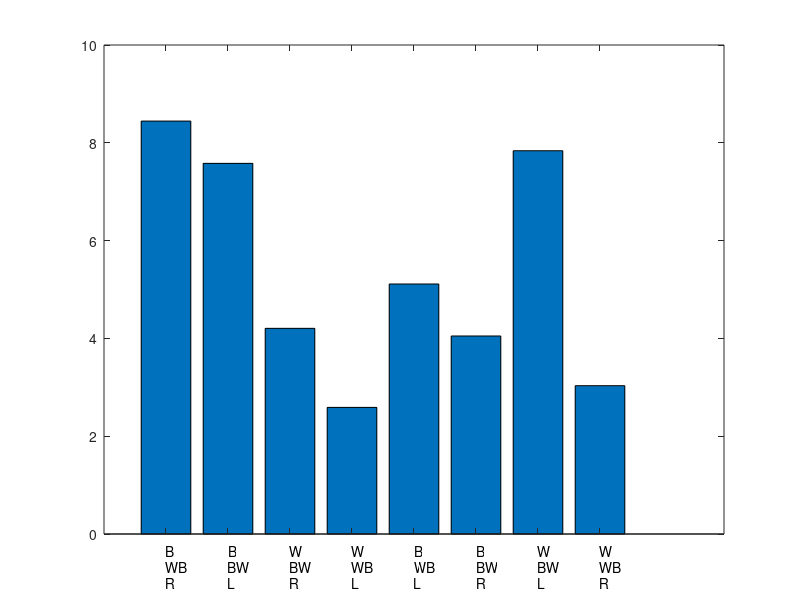

This figure's MATLAB source: (Note: this script raises an error after producing the figure.)
function GlmForNoah
    
    rng(0);

    lambda = 10*rand(1,8); % expected spike counts for 8 trial types
    
    x_txt = {'B','B','W','W','B','B','W','W';
             'WB','BW','BW','WB','WB','BW','BW','WB';
             'R','L','R','L','L','R','L','R',};
              
    figure(1)
    % plot(0:8,0:8,'k--');
    bar(1:8,lambda);
    set(gca,'XTick',1:8,'XTickLabel',[]);
    for i = 1:8
        text(i,-1/3,x_txt{1,i});
        text(i,-2/3,x_txt{2,i});
        text(i,-3/3,x_txt{3,i});
    end

    dm = [-1  -1   1   1  -1  -1   1   1; % sample
          -1   1   1  -1  -1   1   1  -1; % test
           1  -1   1  -1  -1   1  -1   1]'; % choice
       
    dm2 = randn(8,20);
    % dm2 = double(randn(8,100)>0);
    % dm2(dm2==0) = -1;
        
    n_trial = 200;
    n_trial_cuePos = n_trial/4;
    p_cor = 0.8;
    
    correct_v = false(n_trial_cuePos,1);
    correct_v(1:n_trial_cuePos*p_cor) = true;
    
    cuePos = [];
    correct = [];
    
    for gi = 1:4
        cuePos = [cuePos;gi*ones(n_trial_cuePos,1)];
        correct = [correct;correct_v];
    end
    
    cuePos8 = round(cuePos + 4*(1-correct))';
        
    %%%%%%%%%%%%%%%%%%%%%%%%%%%%%%%%%%%%%%%%%%%%%%%%%%%%%%%%%%%%%%%%%%%%%%%
    %                  Cross validation parameters                        %
    %%%%%%%%%%%%%%%%%%%%%%%%%%%%%%%%%%%%%%%%%%%%%%%%%%%%%%%%%%%%%%%%%%%%%%%
    n_split = 5; % number of train/test repeats (use 1 for debugging)
    frac_train = 0.8; % fraction of training trais among all valid trials
    n_fold = 10; % number of cross-validation folds within trainig trials
    
    split_ind = [];
    trial_ind_all = [];
    cuePosSorted = [];
    for gi = 1:8 % loop through cuePos8
        trial_ind_cuePos = find(cuePos8==gi);
        if ~isempty(trial_ind_cuePos)
            n_trial_cuePos8 = length(trial_ind_cuePos);
            split_ind = [split_ind,crossvalind('kfold',n_trial_cuePos8,n_split)'];
            trial_ind_all = [trial_ind_all,trial_ind_cuePos];
            cuePosSorted = [cuePosSorted,gi*ones(1,n_trial_cuePos8)];
        end
    end

    for si = 1:n_split
        pick_test = split_ind==si;
        trial_ind_train{si} = trial_ind_all(~pick_test);
        trial_ind_test{si}  = trial_ind_all(pick_test);
        cuePosSorted_train{si} = cuePosSorted(~pick_test);
    end

    for si = 1:n_split
        fold_ind{si} = [];
        n_folds(si) = n_fold;
        for gi = 1:8
            n = sum(cuePosSorted_train{si}==gi);
            if n>0
                fold_ind{si} = [fold_ind{si},crossvalind('kfold', n, n_fold)'];
            end
        end
    end
    
    for gi = 1:8
        pick = cuePos8==gi;
        y(pick,1) = poissrnd(lambda(gi),sum(pick),1);
    end
    
    opts = struct('alpha', 0.95, 'lambda_min', exp(-6),'thresh',1E-6,'offset', [], 'intr', 1, 'standardize', 0);
    options = glmnetSet(opts);
    distr = 'poisson';
    n_fold = 10;
    
    X = dm(cuePos8,:);
    % X = eye(n_trial);
    X = [X,eye(n_trial)];
    
    X_train = X(trial_ind_train{1},:);
    y_train = y(trial_ind_train{1});
    X_test = X(trial_ind_test{1},:);
    y_test = y(trial_ind_test{1});
    
    %% GLM is trained on the training set and evaluated on the TRAINING set
    options.data2eval = 'train';
    cvobj = cvglmnet(X_train, y_train, distr, options, 'deviance', n_fold, fold_ind{1});
    figure(2);clf;
    cvglmnetPlot(cvobj);
    set(gcf,'OuterPosition',[50 500 1000 650])
    y_lim = get(gca,'Ylim');
    
    %% GLM is trained on the training set and evaluated on the TEST set
    options.data2eval = 'test';
    cvobj = cvglmnet(X_train, y_train, distr, options, 'deviance', n_fold, fold_ind{1});
    figure(3);clf;
    cvglmnetPlot(cvobj);
    set(gcf,'OuterPosition',[1050 500 1000 650])
    ylim(y_lim);
    
    %%
    % evaluate @ lombda 1se away from the lambda_min
    lambda_1se = cvobj.lambda_1se;
    ind_1se = find(cvobj.lambda==cvobj.lambda_1se);
    dev_1se = cvobj.glmnet_fit.dev(ind_1se);
    a0_1se = cvobj.glmnet_fit.a0(ind_1se);
    beta_1se = cvobj.glmnet_fit.beta(:,ind_1se);
    
    % evaluate @ lambda_min
    lambda_min = cvobj.lambda_min;
    ind_min = find(cvobj.lambda==cvobj.lambda_min);
    dev_min = cvobj.glmnet_fit.dev(ind_min);
    a0_min = cvobj.glmnet_fit.a0(ind_min);
    beta_min = cvobj.glmnet_fit.beta(:,ind_min);
    
    % evauate @ lambda very close to zero (i.e., no regularization)
    lambda_zero = cvobj.lambda(end);
    ind_zero = length(cvobj.lambda);
    dev_zero = cvobj.glmnet_fit.dev(ind_zero);
    a0_zero = cvobj.glmnet_fit.a0(ind_zero);
    beta_zero = cvobj.glmnet_fit.beta(:,ind_zero);
    
    % evaluate without cross validation
    [beta_nocv,dev_nocv,stats] = glmfit(X_train,y_train,'poisson');
    a0_nocv = beta_nocv(1);
    beta_nocv = beta_nocv(2:end);
    
    Xb_1se   = X_test*beta_1se  + a0_1se;
    Xb_min   = X_test*beta_min  + a0_min;
    Xb_zero  = X_test*beta_zero + a0_zero;
    Xb_nocv  = X_test*beta_nocv + a0_nocv;
    Xb_null = log(mean(y_train)).*ones(size(y_test)); % the null model predicts a constant activity
    
    dev_1se_test = mean(devi(y_test, Xb_1se));
    dev_min_test = mean(devi(y_test, Xb_min));
    dev_zero_test = mean(devi(y_test, Xb_zero));
    dev_nocv_test = mean(devi(y_test, Xb_nocv));
    dev_null_test = mean(devi(y_test, Xb_null));
    
    % fraction of deviance explained
    fde_1se = (dev_null_test - dev_1se_test)/dev_null_test;
    fde_min = (dev_null_test - dev_min_test)/dev_null_test;
    fde_zero = (dev_null_test - dev_zero_test)/dev_null_test;
    fde_nocv = (dev_null_test - dev_nocv_test)/dev_null_test;
    
end

function result = devi(yy, eta)
    % copied from cvfishnet.m
    deveta = yy .* eta - exp(eta); % fitted model
    devy = yy .* log(yy) - yy; % saturated model
    devy(yy == 0) = 0;
    result = 2 * (devy - deveta);
end
